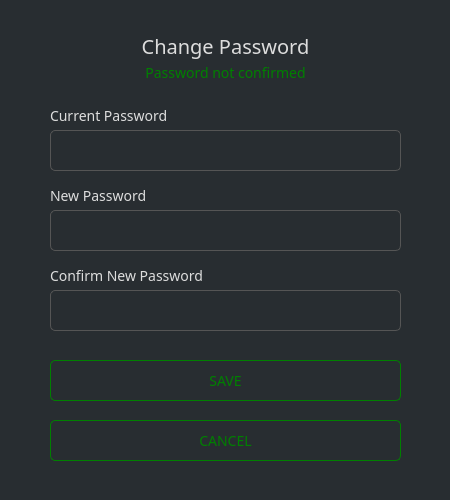
<?xml version="1.0" encoding="UTF-8"?>
<ui version="4.0">
 <class>ChangePasswordDialog</class>
 <widget class="QDialog" name="ChangePasswordDialog">
  <property name="geometry">
   <rect>
    <x>0</x>
    <y>0</y>
    <width>450</width>
    <height>500</height>
   </rect>
  </property>
  <property name="sizePolicy">
   <sizepolicy hsizetype="Fixed" vsizetype="Fixed">
    <horstretch>0</horstretch>
    <verstretch>0</verstretch>
   </sizepolicy>
  </property>
  <property name="minimumSize">
   <size>
    <width>338</width>
    <height>0</height>
   </size>
  </property>
  <property name="maximumSize">
   <size>
    <width>450</width>
    <height>550</height>
   </size>
  </property>
  <property name="windowTitle">
   <string>Change Password</string>
  </property>
  <property name="styleSheet">
   <string notr="true">background-color: #282d31; color: #ddd; border: 0px; font-family: Poppins;</string>
  </property>
  <layout class="QGridLayout" name="gridLayout">
   <property name="leftMargin">
    <number>0</number>
   </property>
   <property name="topMargin">
    <number>0</number>
   </property>
   <property name="rightMargin">
    <number>0</number>
   </property>
   <property name="bottomMargin">
    <number>0</number>
   </property>
   <item row="0" column="0" colspan="2">
    <widget class="QGroupBox" name="groupBox">
     <property name="styleSheet">
      <string notr="true"/>
     </property>
     <property name="title">
      <string/>
     </property>
     <widget class="QLabel" name="label_3">
      <property name="geometry">
       <rect>
        <x>50</x>
        <y>100</y>
        <width>351</width>
        <height>31</height>
       </rect>
      </property>
      <property name="font">
       <font>
        <family>Poppins</family>
        <pointsize>-1</pointsize>
       </font>
      </property>
      <property name="styleSheet">
       <string notr="true">color: #ddd;border-right: 0px;font-size: 14px;</string>
      </property>
      <property name="text">
       <string>Current Password</string>
      </property>
     </widget>
     <widget class="QLineEdit" name="m_oldPasswordEdit">
      <property name="geometry">
       <rect>
        <x>50</x>
        <y>130</y>
        <width>351</width>
        <height>41</height>
       </rect>
      </property>
      <property name="minimumSize">
       <size>
        <width>0</width>
        <height>25</height>
       </size>
      </property>
      <property name="font">
       <font>
        <family>Poppins</family>
        <pointsize>-1</pointsize>
       </font>
      </property>
      <property name="styleSheet">
       <string notr="true">padding: 3px; border: 1px solid #555; border-radius: 5px; font-family: 'Poppins'; font-size: 14px; color: #aaa;</string>
      </property>
      <property name="echoMode">
       <enum>QLineEdit::Password</enum>
      </property>
     </widget>
     <widget class="QLabel" name="label">
      <property name="geometry">
       <rect>
        <x>50</x>
        <y>180</y>
        <width>351</width>
        <height>31</height>
       </rect>
      </property>
      <property name="sizePolicy">
       <sizepolicy hsizetype="Maximum" vsizetype="Preferred">
        <horstretch>0</horstretch>
        <verstretch>0</verstretch>
       </sizepolicy>
      </property>
      <property name="font">
       <font>
        <family>Poppins</family>
        <pointsize>-1</pointsize>
       </font>
      </property>
      <property name="styleSheet">
       <string notr="true">color: #ddd;border-right: 0px;font-size: 14px;</string>
      </property>
      <property name="text">
       <string>New Password</string>
      </property>
     </widget>
     <widget class="QLineEdit" name="m_newPasswordEdit">
      <property name="geometry">
       <rect>
        <x>50</x>
        <y>210</y>
        <width>351</width>
        <height>41</height>
       </rect>
      </property>
      <property name="sizePolicy">
       <sizepolicy hsizetype="Expanding" vsizetype="Fixed">
        <horstretch>0</horstretch>
        <verstretch>0</verstretch>
       </sizepolicy>
      </property>
      <property name="minimumSize">
       <size>
        <width>0</width>
        <height>25</height>
       </size>
      </property>
      <property name="font">
       <font>
        <family>Poppins</family>
        <pointsize>-1</pointsize>
       </font>
      </property>
      <property name="styleSheet">
       <string notr="true">padding: 3px; border: 1px solid #555; border-radius: 5px; font-family: 'Poppins'; font-size: 14px; color: #aaa;</string>
      </property>
      <property name="echoMode">
       <enum>QLineEdit::Password</enum>
      </property>
     </widget>
     <widget class="QLabel" name="label_2">
      <property name="geometry">
       <rect>
        <x>50</x>
        <y>260</y>
        <width>351</width>
        <height>31</height>
       </rect>
      </property>
      <property name="sizePolicy">
       <sizepolicy hsizetype="Maximum" vsizetype="Preferred">
        <horstretch>0</horstretch>
        <verstretch>0</verstretch>
       </sizepolicy>
      </property>
      <property name="font">
       <font>
        <family>Poppins</family>
        <pointsize>-1</pointsize>
       </font>
      </property>
      <property name="styleSheet">
       <string notr="true">color: #ddd;border-right: 0px;font-size: 14px;</string>
      </property>
      <property name="text">
       <string>Confirm New Password</string>
      </property>
     </widget>
     <widget class="QLineEdit" name="m_newPasswordConfirmationEdit">
      <property name="geometry">
       <rect>
        <x>50</x>
        <y>290</y>
        <width>351</width>
        <height>41</height>
       </rect>
      </property>
      <property name="minimumSize">
       <size>
        <width>0</width>
        <height>25</height>
       </size>
      </property>
      <property name="font">
       <font>
        <family>Poppins</family>
        <pointsize>-1</pointsize>
       </font>
      </property>
      <property name="styleSheet">
       <string notr="true">padding: 3px; border: 1px solid #555; border-radius: 5px; font-family: 'Poppins'; font-size: 14px; color: #aaa;</string>
      </property>
      <property name="echoMode">
       <enum>QLineEdit::Password</enum>
      </property>
     </widget>
     <widget class="QLabel" name="m_errorLabel">
      <property name="geometry">
       <rect>
        <x>50</x>
        <y>60</y>
        <width>351</width>
        <height>25</height>
       </rect>
      </property>
      <property name="font">
       <font>
        <family>Poppins</family>
        <pointsize>-1</pointsize>
        <weight>50</weight>
        <italic>false</italic>
        <bold>false</bold>
       </font>
      </property>
      <property name="styleSheet">
       <string notr="true">color: green;border-right: 0px;font-size: 14px;</string>
      </property>
      <property name="text">
       <string>Password not confirmed</string>
      </property>
      <property name="alignment">
       <set>Qt::AlignCenter</set>
      </property>
     </widget>
     <widget class="QPushButton" name="m_okButton">
      <property name="enabled">
       <bool>false</bool>
      </property>
      <property name="geometry">
       <rect>
        <x>50</x>
        <y>360</y>
        <width>351</width>
        <height>41</height>
       </rect>
      </property>
      <property name="minimumSize">
       <size>
        <width>0</width>
        <height>25</height>
       </size>
      </property>
      <property name="font">
       <font>
        <family>Poppins</family>
        <pointsize>-1</pointsize>
       </font>
      </property>
      <property name="styleSheet">
       <string notr="true">color: green; border: 1px solid green; font-size: 14px; border-radius: 5px;</string>
      </property>
      <property name="text">
       <string>SAVE</string>
      </property>
      <property name="default">
       <bool>true</bool>
      </property>
     </widget>
     <widget class="QPushButton" name="m_cancelButton">
      <property name="geometry">
       <rect>
        <x>50</x>
        <y>420</y>
        <width>351</width>
        <height>41</height>
       </rect>
      </property>
      <property name="minimumSize">
       <size>
        <width>0</width>
        <height>25</height>
       </size>
      </property>
      <property name="font">
       <font>
        <family>Poppins</family>
        <pointsize>-1</pointsize>
       </font>
      </property>
      <property name="styleSheet">
       <string notr="true">color: green; border: 1px solid green; font-size: 14px; border-radius: 5px;</string>
      </property>
      <property name="text">
       <string>CANCEL</string>
      </property>
     </widget>
     <widget class="QLabel" name="label_4">
      <property name="geometry">
       <rect>
        <x>50</x>
        <y>30</y>
        <width>351</width>
        <height>31</height>
       </rect>
      </property>
      <property name="font">
       <font>
        <family>Poppins</family>
        <pointsize>-1</pointsize>
       </font>
      </property>
      <property name="styleSheet">
       <string notr="true">color: #ddd;
border-right: 0px;
font-size: 20px;</string>
      </property>
      <property name="text">
       <string>Change Password</string>
      </property>
      <property name="alignment">
       <set>Qt::AlignCenter</set>
      </property>
     </widget>
    </widget>
   </item>
  </layout>
 </widget>
 <resources/>
 <connections>
  <connection>
   <sender>m_newPasswordEdit</sender>
   <signal>textChanged(QString)</signal>
   <receiver>ChangePasswordDialog</receiver>
   <slot>checkPassword(QString)</slot>
   <hints>
    <hint type="sourcelabel">
     <x>223</x>
     <y>64</y>
    </hint>
    <hint type="destinationlabel">
     <x>168</x>
     <y>82</y>
    </hint>
   </hints>
  </connection>
  <connection>
   <sender>m_newPasswordConfirmationEdit</sender>
   <signal>textChanged(QString)</signal>
   <receiver>ChangePasswordDialog</receiver>
   <slot>checkPassword(QString)</slot>
   <hints>
    <hint type="sourcelabel">
     <x>223</x>
     <y>103</y>
    </hint>
    <hint type="destinationlabel">
     <x>168</x>
     <y>82</y>
    </hint>
   </hints>
  </connection>
  <connection>
   <sender>m_okButton</sender>
   <signal>clicked()</signal>
   <receiver>ChangePasswordDialog</receiver>
   <slot>accept()</slot>
   <hints>
    <hint type="sourcelabel">
     <x>169</x>
     <y>141</y>
    </hint>
    <hint type="destinationlabel">
     <x>168</x>
     <y>82</y>
    </hint>
   </hints>
  </connection>
  <connection>
   <sender>m_cancelButton</sender>
   <signal>clicked()</signal>
   <receiver>ChangePasswordDialog</receiver>
   <slot>reject()</slot>
   <hints>
    <hint type="sourcelabel">
     <x>277</x>
     <y>141</y>
    </hint>
    <hint type="destinationlabel">
     <x>168</x>
     <y>82</y>
    </hint>
   </hints>
  </connection>
 </connections>
 <slots>
  <slot>checkPassword(QString)</slot>
 </slots>
</ui>
